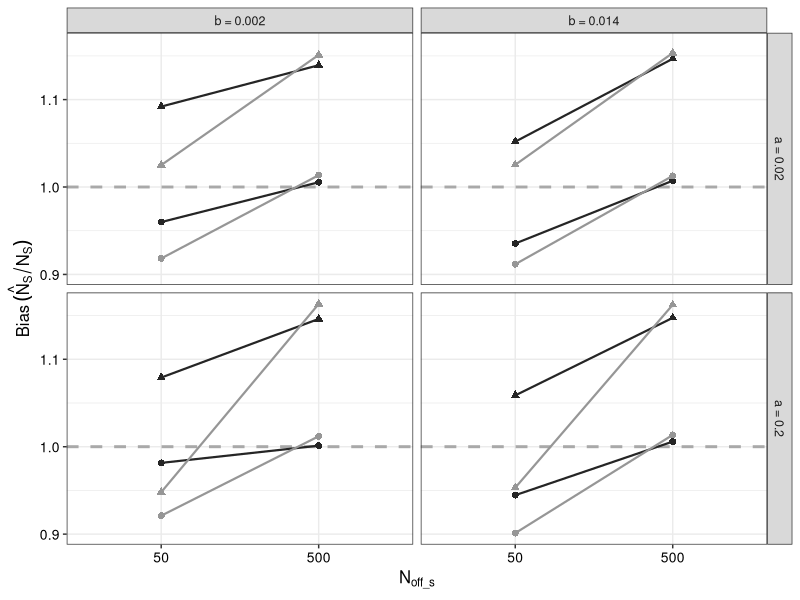

Here is the R script that generated this plot: (Note: this script raises an error after producing the figure.)
#originally created on: May 4, 2018
#by: Nick Sard

#ABOUT: This script was written to assess if the community ecology approach to estimating the number of successful parents is
#valid

#loading in libraries
library(tidyverse)

#setting working directory and reading in data
setwd("C:/Users/sard/Google Drive/R/Data analysis/2020/Nspawners rarefaction project/Simulations/")

#load source scripts
# - none -

#reading in data
tmp <- read.table(file = "Output/estimation.npar100_50_500.sex.ratio.parents.combined.WithError.information.txt",header = T,sep = "\t",stringsAsFactors = F)
tmp$n <- as.character(tmp$n)
tmp$type_a <- as.character(tmp$type_a)
tmp$type_b <- as.character(tmp$type_b)
table(tmp$n)
table(tmp$true_n)
head(tmp)

############
### Bias ###
############

head(tmp)
tmp2 <- tmp %>% 
  select(n,Species,chao,jack1,true_n,errors,type_a,type_b) %>%
  gather(key = "stat",value = "pred",chao:jack1) %>%
  group_by(true_n,n,stat,errors,type_a,type_b) %>%
  summarize(count = n(),
            pred.mean = mean(pred),
            true.mean = mean(true_n),
            bias = pred.mean/true.mean)
head(tmp2)
tmp2 %>% as.data.frame()
tmp2$n <- as.character(tmp2$n)
tmp2$type <- "Parents combined"
tmp2$stat <- ifelse(test = tmp2$stat == "chao", "Chao","Jackknife")
tmp2$type_a <- paste("a =",tmp2$type_a)
tmp2$type_b <- paste("b =",tmp2$type_b)
head(tmp2)
table(tmp2$true_n)
tmp2$g2 <- paste0(tmp2$errors,tmp2$stat)

#re-leveling
tmp2$n <- factor(tmp2$n,levels = c("50","500"))

tiff(filename = "Output/Bias.combined.WithError.figure.tiff",width = 5.5,height = 4,units = "in",res = 150)
ggplot(tmp2,aes(x=n,y=bias,color = stat,shape=errors,group=g2))+
  facet_grid(type_a~type_b,scales = "free_x")+
  geom_hline(yintercept = 1,size=1,linetype=2,color="darkgrey")+
  geom_line(size=.75)+
  geom_point(size=2)+
  labs(x=expression(N[off_s]),y=expression(Bias~(hat(N)[S]/N[S])),color="Method",shape="Errors")+
  theme_bw()+
  scale_color_manual(values = c("#252525","#969696"))+
  theme(axis.title = element_text(size=12),
        axis.text = element_text(size=10,color = "black"),
        strip.text = element_text(size=9),
        legend.position = "none")
dev.off()
head(tmp1)
head(tmp2)

###############
### boxplot ###
###############
tmp3 <- tmp %>% 
  select(n,Species,chao,jack1,true_n,errors,type_a,type_b) %>%
  gather(key = "stat",value = "pred",chao:jack1) %>%
  group_by(true_n,n,stat,errors,type_a,type_b) %>%
  mutate(ratio = pred/true_n)
head(tmp3)

#fixing some things up
tmp3$stat <- ifelse(test = tmp3$stat == "chao", "Chao","Jackknife")
tmp3$type_a <- paste("a =",tmp3$type_a)
tmp3$type_b <- paste("b =",tmp3$type_b)
head(tmp3)
table(tmp3$true_n)
tmp3$g2 <- paste0(tmp3$errors,tmp3$stat)
tmp3$both <- paste(tmp3$type_a,tmp3$type_b,sep=", ")
head(tmp3)

tiff(filename = "Output/Boxplot.Bias.combined.WithError.figure.tiff",width = 5, height = 7,units = "in",res = 150)
ggplot(tmp3, aes(x=n,y=ratio,fill=errors))+
  facet_grid(both~stat)+
  geom_hline(yintercept = 1,size=1,linetype=2,color="darkgrey")+
  geom_boxplot()+
  labs(x=expression(N[off_s]),y=expression(hat(N)[S]/N[S]),color="Method",shape="Errors")+
  theme_bw()+
  scale_fill_manual(values = c("#a6cee3","#1f78b4"))+
  theme(axis.title = element_text(size=14),
        axis.text = element_text(size=10,color = "black"),
        strip.text = element_text(size=10),
        legend.text = element_text(size=14),
        panel.grid.major = element_blank(), 
        panel.grid.minor = element_blank(),
        legend.position = "none")
dev.off()
#fin!